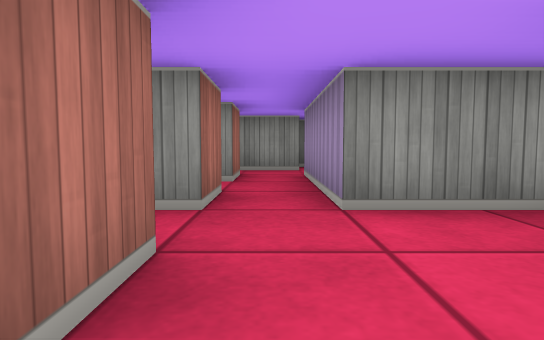
view 1 (above)

16 first-person views from a walk through a cub3D ray-caster map. The camera is about half as high as the walls, tilts 4° down and sees 75° across. The floor is counted in squares. Each view is taken from the middle of a square. On the plan, view 1 faces up. The plan holds only what a view shows up to about 9 squares ahead; the rest is blank.

view 2
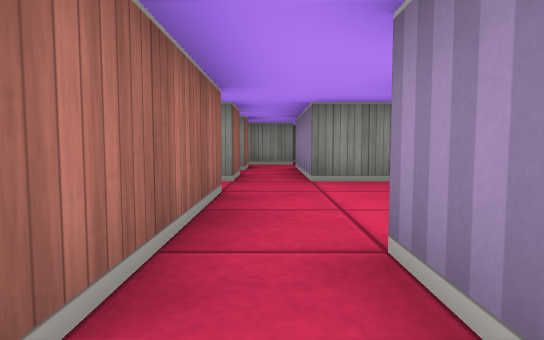

view 3
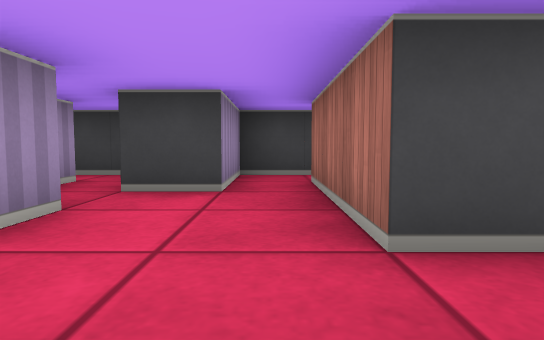

view 4
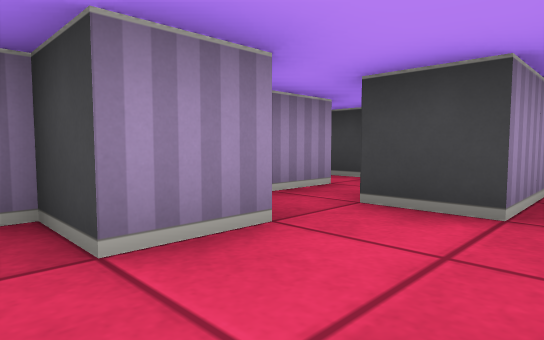

view 5
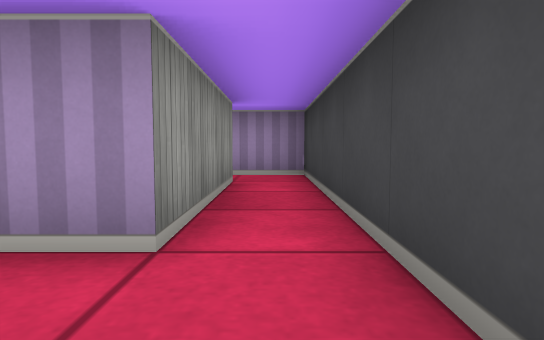

view 6
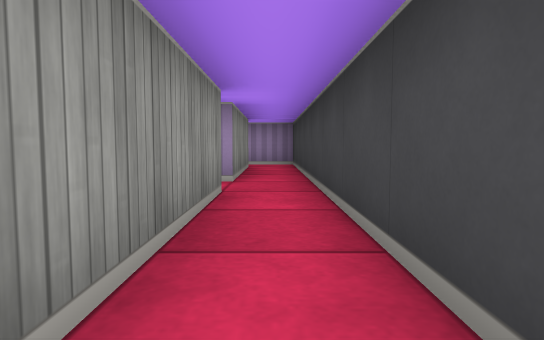

view 7
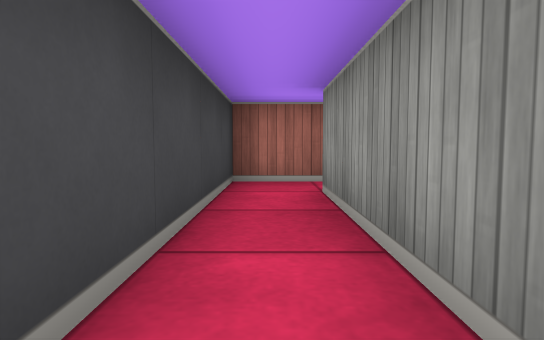

view 8
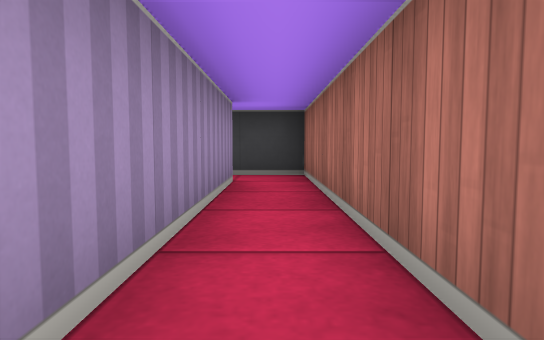

view 9
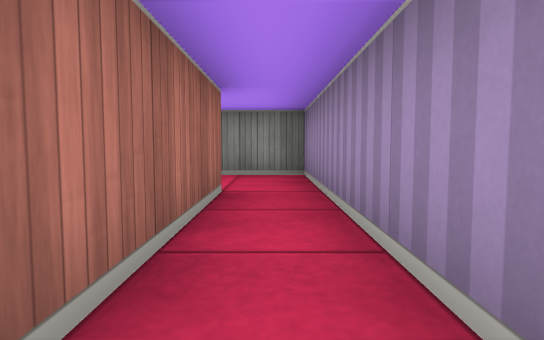

view 10
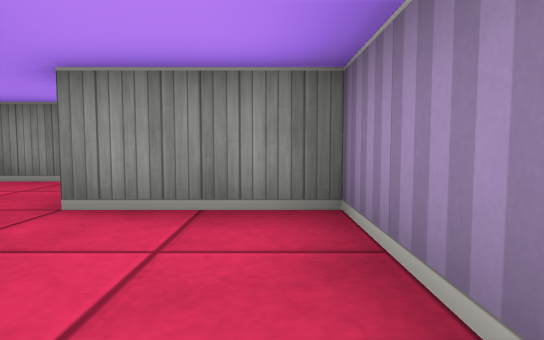

view 11
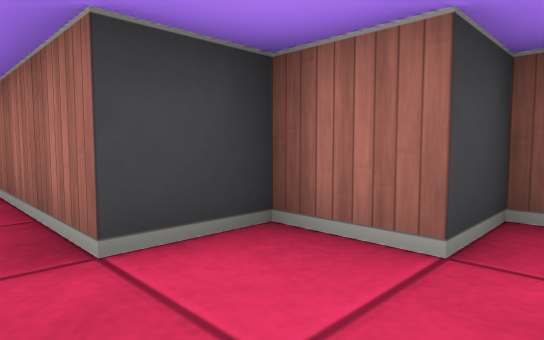

view 12
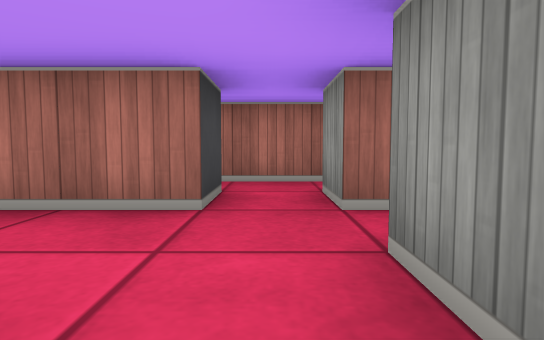

view 13
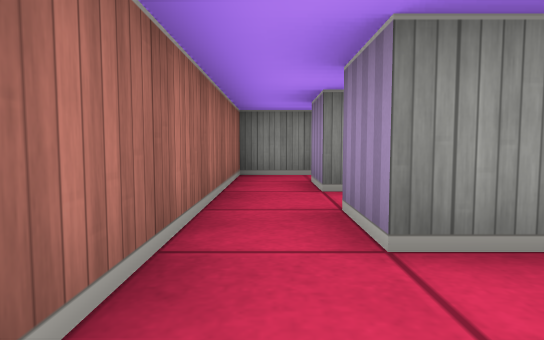

view 14
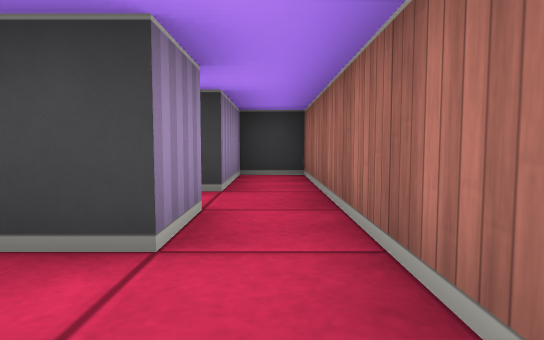

view 15
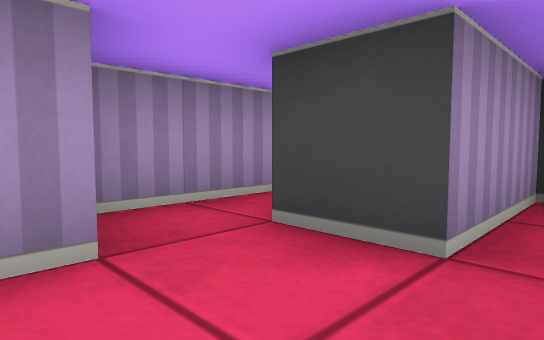

view 16
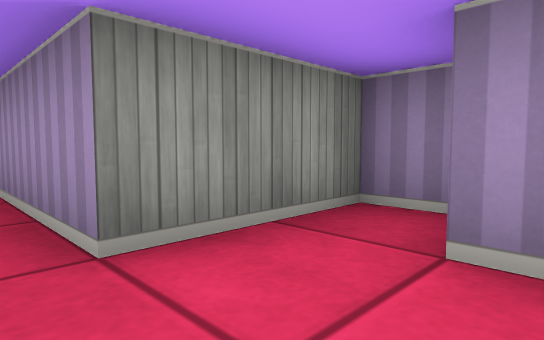

### Floor plan
Ten units are one square. View 1 is at (0, 0); x grows to the right and y downward. Boxes are objects, and circles mark ways between rooms. Rooms are numbered by the first view taken in them; rooms with no view inside come last. Other rooms are left out.
<svg viewBox="-100 -70 135 100">
<path fill="none" stroke="#000" d="M-5 -35 -5 -25 -15 -25 -15 -35 -8 -35M-5 -55 -5 -45 -15 -45 -15 -55M15 -4 15 -15 25 -15 25 -25 5 -25 5 -55M6 -65 -25 -65 -25 5 -15 5 -15 -15 -5 -15 -5 15M5 15 5 5 15 5M-45 15 -75 15M-5 15 -35 15M-85 15 -85 25 5 25 5 15M-95 -35 -95 -25 -85 -25 -85 15M-75 15 -75 -45 -95 -45M25 16 25 -2"/>
<circle cx="0" cy="10" r="3" fill="#2a7"/>
<circle cx="20" cy="10" r="3" fill="#2a7"/>
<circle cx="-80" cy="20" r="3" fill="#2a7"/>
<text x="0" y="-30">1</text>
<text x="-40" y="20">2</text>
<text x="-80" y="-20">3</text>
<text x="20" y="10">4</text>
</svg>
Room 1 opens to room 2. Room 1 opens to room 4. Room 2 opens to room 3.

Where each view was taken, in squares from view 1:
view 1: 0 up, 0 right, facing up
view 2: 2 down, 0 right, facing up
view 3: 3 up, 0 right, facing down
view 4: 2 up, 0 right, facing down-right
view 5: 2 down, 5 left, facing right
view 6: 2 down, 8 left, facing right
view 7: 2 down, 4 left, facing left
view 8: 3 up, 8 left, facing down
view 9: 1 down, 8 left, facing up
view 10: 2 up, 8 left, facing up
view 11: 4 up, 8 left, facing down-left
view 12: 2 up, 2 right, facing left
view 13: 1 up, 2 left, facing up
view 14: 5 up, 2 left, facing down
view 15: 1 up, 0 right, facing down-right
view 16: 1 up, 0 right, facing up-right
